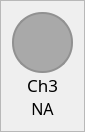
                     <widget class="QFrame" name="frame_ch3">
                      <property name="maximumSize">
                       <size>
                        <width>80</width>
                        <height>150</height>
                       </size>
                      </property>
                      <property name="styleSheet">
                       <string notr="true"/>
                      </property>
                      <property name="frameShape">
                       <enum>QFrame::StyledPanel</enum>
                      </property>
                      <property name="frameShadow">
                       <enum>QFrame::Raised</enum>
                      </property>
                      <layout class="QVBoxLayout" name="verticalLayout_9">
                       <property name="spacing">
                        <number>0</number>
                       </property>
                       <item>
                        <widget class="QFrame" name="frame_ch3_color">
                         <property name="sizePolicy">
                          <sizepolicy hsizetype="Fixed" vsizetype="Fixed">
                           <horstretch>0</horstretch>
                           <verstretch>0</verstretch>
                          </sizepolicy>
                         </property>
                         <property name="minimumSize">
                          <size>
                           <width>61</width>
                           <height>61</height>
                          </size>
                         </property>
                         <property name="maximumSize">
                          <size>
                           <width>1000</width>
                           <height>61</height>
                          </size>
                         </property>
                         <property name="sizeIncrement">
                          <size>
                           <width>1</width>
                           <height>1</height>
                          </size>
                         </property>
                         <property name="styleSheet">
                          <string notr="true">border: 2px solid rgb(145, 145, 145);
border-radius: 30px;
background-color: rgb(169, 169, 169)</string>
                         </property>
                         <property name="frameShape">
                          <enum>QFrame::StyledPanel</enum>
                         </property>
                         <property name="frameShadow">
                          <enum>QFrame::Raised</enum>
                         </property>
                        </widget>
                       </item>
                       <item>
                        <widget class="QLabel" name="label_ch3">
                         <property name="minimumSize">
                          <size>
                           <width>61</width>
                           <height>0</height>
                          </size>
                         </property>
                         <property name="maximumSize">
                          <size>
                           <width>16777215</width>
                           <height>30</height>
                          </size>
                         </property>
                         <property name="font">
                          <font>
                           <family>DM Sans</family>
                           <pointsize>13</pointsize>
                           <weight>50</weight>
                           <italic>false</italic>
                           <bold>false</bold>
                          </font>
                         </property>
                         <property name="text">
                          <string>Ch3</string>
                         </property>
                         <property name="alignment">
                          <set>Qt::AlignCenter</set>
                         </property>
                        </widget>
                       </item>
                       <item>
                        <widget class="QLabel" name="label_ch3_value">
                         <property name="minimumSize">
                          <size>
                           <width>61</width>
                           <height>0</height>
                          </size>
                         </property>
                         <property name="maximumSize">
                          <size>
                           <width>16777215</width>
                           <height>30</height>
                          </size>
                         </property>
                         <property name="font">
                          <font>
                           <family>DM Sans</family>
                           <pointsize>12</pointsize>
                           <weight>50</weight>
                           <italic>false</italic>
                           <bold>false</bold>
                          </font>
                         </property>
                         <property name="styleSheet">
                          <string notr="true">font:12pt</string>
                         </property>
                         <property name="text">
                          <string>NA</string>
                         </property>
                         <property name="alignment">
                          <set>Qt::AlignCenter</set>
                         </property>
                        </widget>
                       </item>
                      </layout>
                     </widget>
